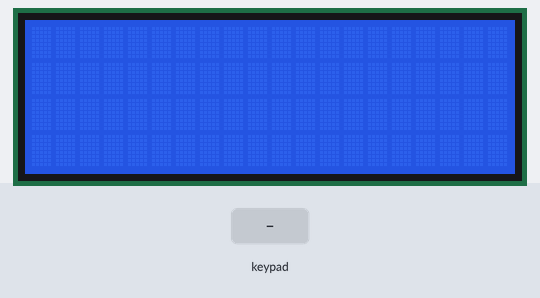
The sketch below on a simulated Arduino Uno, built with avr-gcc and run on an emulated ATmega328P. On the bench: 20×4 character LCD. Inputs (shaded band) come from the test bench.

Above: at 1.2 s.
1.3 s: keypad keys 9 8 7 6 # pressed 0.4 s apart
At 4.2 s:
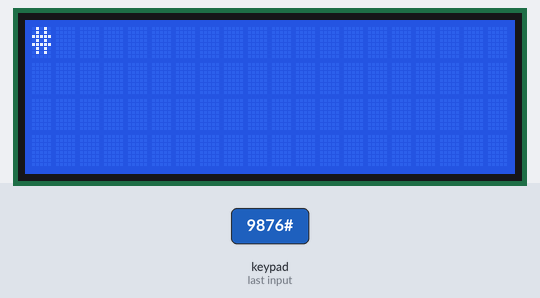
4.8 s: key '*' pressed
6.3 s: key 'A' pressed
At 6.9 s:
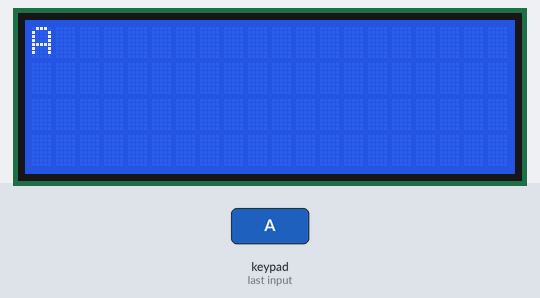
7.8 s: keypad keys 9 8 7 6 D pressed 0.4 s apart
At 9.2 s:
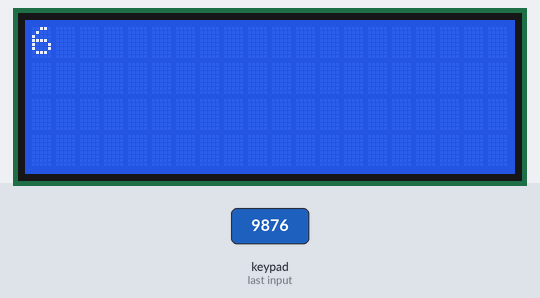
11.3 s: key 'B' pressed
12.8 s: key 'C' pressed
Timing chart, 0 to 15.3 s (numbered marks = the images above; inputs shaded):
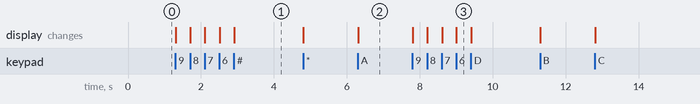

The sketch:

Setup_Keypad.ino
```cpp
#include <Wire.h>
#include <LiquidCrystal_I2C.h>
#include <Keypad.h>

const byte ROWS = 4;
const byte COLS = 4;

char hexaKeys[ROWS][COLS] = {
  {'1', '4', '7', '*'},
  {'2', '5', '8', '0'},
  {'3', '6', '9', '#'},
  {'A', 'B', 'C', 'D'}
};

byte colPins[ROWS] = {9, 8, 7, 6};
byte rowPins[COLS] = {5, 4, 3, 2};

Keypad customKeypad = Keypad(makeKeymap(hexaKeys), rowPins, colPins, ROWS, COLS);

LiquidCrystal_I2C lcd(0x27, 20, 4);

void setup(){
  lcd.backlight();
  lcd.init();
}

void loop(){
  char customKey = customKeypad.getKey();
  if (customKey){
    lcd.clear();
    lcd.setCursor(0, 0);
    lcd.print(customKey);
  }
}
```

Measured:
- after the input at 1.3 s, the display: first changes at once (image 1 shows a later state)
- after the input at 6.3 s, the display: changes at once (image 2)
- after the input at 7.8 s, the display: first changes at once (image 3 shows a later state)
